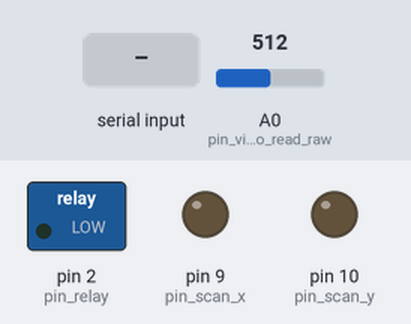
The sketch below on a simulated Arduino Uno, built with avr-gcc and run on an emulated ATmega328P. Parts: switched loads named in the sketch (green lamp = pin HIGH), output pins drawn as LEDs (lit = HIGH). Inputs (shaded band) come from the test bench; at power-on: A0 (pin_video_read_raw) = 512. Pins used as bus, display or sensor lines are not drawn; what the sketch prints to the serial monitor is not drawn.

Above: at 1.2 s.
1.3 s: "g" received over Serial
At 1.45 s:
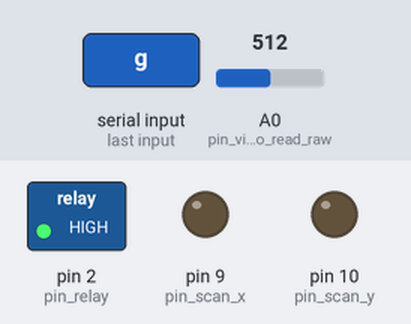
At 2.07 s:
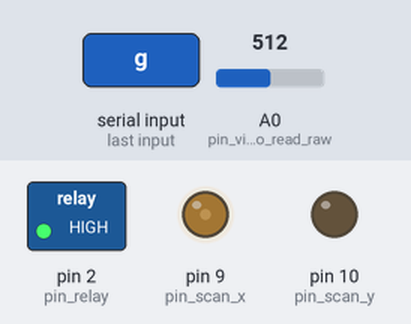
4.3 s: A0 (pin_video_read_raw) set to 105
At 5.46 s:
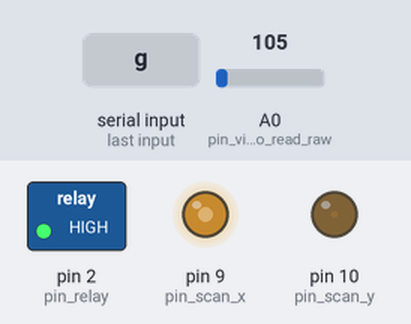
7.3 s: A0 (pin_video_read_raw) set to 89
10.3 s: A0 (pin_video_read_raw) set to 11
13.3 s: A0 (pin_video_read_raw) set to 8
Timing chart, 0 to 17.3 s (numbered marks = the images above; inputs shaded):
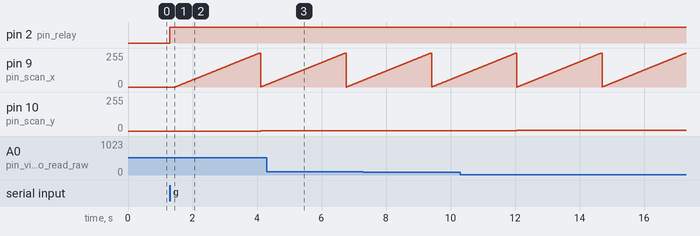

The sketch:

first_scan_capture_ard.ino
```cpp
//#[ first_scan_capture_ard.ino ] kwp, 2012-10-21-0825

#define SQUARE_ARRAY_SIDE 256

#define CSV_BOARD_ID     id_woof

//##############################################################
/*
A quick program to to XY scan the SEM, take data, and
output it to the serial line to the computer.
 */

//------------------------------
// Pin assignments

// analog inputs
int     pin_video_read_raw              = A0; // console processed video
int     pin_se_preamp_read_raw          = A1; // Secondary Electron preamp
int     pin_beam_mon_read_raw           = A2; // Beam Monitor preamp
void    setup_analog_inputs( void );
void    setup_analog_inputs( void )
{
    pinMode( pin_video_read_raw,     INPUT );  // Might be importaint %TODO%
    pinMode( pin_se_preamp_read_raw, INPUT );  // Might be importaint %TODO%
    pinMode( pin_beam_mon_read_raw,  INPUT );  // Might be importaint %TODO%
}

// scan control outputs
int     pin_scan_x                      =  9; // Sets out x position pin
int     pin_scan_y                      = 10; // This sets up out y position pin
void    setup_scan_outputs( void );
void    setup_scan_outputs( void )
{
    pinMode( pin_scan_x, OUTPUT);       // declare the xPin as an PWM OUTPUT
    pinMode( pin_scan_y, OUTPUT);       // declare the yPin as an PWM OUTPUT:
}

// blanking signal out
      int pin_blanking                  = 1;
const int pin_blanking_set_on_const     = LOW;
const int pin_blanking_set_off_const    = HIGH;
void      setup_blanking_outputs( void );
void      sig_blanking_set_on(    void );
void      sig_blanking_set_off(   void );

// relay signal out
      int pin_relay                     = 2;
const int pin_relay_set_on_const     = HIGH;
const int pin_relay_set_off_const    = LOW;
void      setup_relay_outputs( void );
void      sig_relay_set_on(    void );
void      sig_relay_set_off(   void );

//------------------------------
// Variables

volatile int video_raw           =   0; // Initializing our sensor value variable

//------------------------------
// AWG -- Arbitrary Waveform Generation, for now, rotation
//        scan_x_set( awg_x[ x ] );j
#define        SIZE_AWG         SQUARE_ARRAY_SIDE
int     awg_x[ SIZE_AWG ];
int     awg_y[ SIZE_AWG ];
void setup_awg_default( void );
void setup_awg_default( void )
{
    for( int i=0 ; i<SIZE_AWG ; i++ )
        { // setup a default of data equals index
        awg_x[ i ] = i;
        awg_y[ i ] = i;
        }
}
void awg_calculate( int raster_y, float theta );
void awg_calculate( int raster_y, float theta ) //TODO:kwp: make work
{
    for( int i=0 ; i<SIZE_AWG ; i++ )
        { // setup a DUMMY of data equals index
        awg_x[ i ] = i;
        awg_y[ i ] = i;
        }
}
const float   theta_zero = 0.0;
//------------------------------

// scan control
//volatile int scan_x_start        =        0; // PWM x initial value
//volatile int scan_y_start        =        0; // PWM y initial value
//volatile int scan_x_stop         = SQUARE_ARRAY_SIDE; // PWM x final value
//volatile int scan_y_stop         = SQUARE_ARRAY_SIDE; // PWM y final value
//volatile int scan_x_step         =        1; // x step size
//volatile int scan_y_step         =        1; // y step size
//
volatile int settle_relay_ms     = 100; // This allows us to delay out program from running
volatile int settle_x_ms         =  10; // This is the settle time after each xy pos. change
volatile int settle_y_ms         =  10; // This is the settle time after each xy pos. change
volatile int settle_retrace_x_ms =  20; // retrace settle time x
volatile int settle_retrace_y_ms =  20; // retrace settle time y

//##############################################################

unsigned long   g_since_boot_seconds        = 0;
float           g_since_boot_sec_float      = 0.0;
float           g_since_boot_sec_frac       = 0.0;
char          * g_since_boot_sec_hexfrac_sz = "00";

void do_calc_seconds_hexfrac_globals();
void do_calc_seconds_hexfrac_globals()   //TODO:kwp: make this work
{
g_since_boot_seconds        = 0;
g_since_boot_sec_float      = 0.0;
g_since_boot_sec_frac       = 0.0;
g_since_boot_sec_hexfrac_sz = "00";
}
//==============================================================

void do_print_csv_front( char * board_id_sz, char * rec_format_sz, int finish_record );
void do_print_csv_front( char * board_id_sz, char * rec_format_sz, int finish_record )
{
    do_calc_seconds_hexfrac_globals();

    Serial.print( g_since_boot_seconds );
    Serial.print(", ");
    Serial.print( g_since_boot_sec_hexfrac_sz );
    Serial.print(",, " );
    Serial.print( board_id_sz );
    Serial.print(",, " );
    Serial.print( rec_format_sz );
	Serial.print(",, " );
    if( finish_record )
        {
        Serial.print( "\r\n");
        }
}
//##############################################################
//
// int pin_video_read_raw              = A0; // console processed video
// int pin_se_preamp_read_raw          = A1; // Secondary Electron preamp
// int pin_beam_mon_read_raw           = A2; // Beam Monitor preamp
//
//--------------------------------------------------------------

int video_read_raw( void )
{
    return analogRead( pin_video_read_raw ); // Arduino
}
//--------------------------------------------------------------

int se_preamp_read_raw( void )
{
    return analogRead( pin_se_preamp_read_raw ); // Arduino
}
//--------------------------------------------------------------

int beam_mon_read_raw( void )
{
    return analogRead( pin_beam_mon_read_raw ); // Arduino
}
//##############################################################

void  sig_blanking_set_off( void )
{
	digitalWrite( pin_blanking , pin_blanking_set_off_const ); // Arduino
}
//------------------------------

void  sig_blanking_set_on(  void )
{
	digitalWrite( pin_blanking , pin_blanking_set_on_const ); // Arduino
}
//------------------------------

void  setup_blanking_outputs(   void )
{
	pinMode( pin_blanking, OUTPUT ); // Arduino
    sig_blanking_set_on();
}
//##############################################################

void  sig_relay_set_off( void )
{
	digitalWrite( pin_relay , pin_relay_set_off_const ); // Arduino
}
//------------------------------

void  sig_relay_set_on(  void )
{
	digitalWrite( pin_relay , pin_relay_set_on_const ); // Arduino
}
//------------------------------

void  setup_relay_outputs(   void )
{
	pinMode( pin_relay, OUTPUT ); // Arduino
    sig_relay_set_off();
}
//##############################################################
// scan_x_set( x ); //analogWrite(pin_scan_x, x); // Move the stage to x

void scan_x_set( int x )
{
	analogWrite( pin_scan_x, x ); // Arduino
}
//------------------------------
// scan_y_set( y ); //analogWrite(pin_scan_y, y); // Move the stage to y

void scan_y_set( int y)
{
	analogWrite( pin_scan_y, y ); // Arduino
}
//##############################################################
// delay_ms( settle_y_ms ); // delay(settle_y_ms);

void delay_ms( int ms )
{
	delay( ms ); // Arduino
}
//##############################################################

void setup_USB_serial( int bps );
void setup_USB_serial( int bps )
{
    Serial.begin( bps );
}
//##############################################################
//##############################################################

void do_raster_scan_x( int raster_y )
{
    sig_blanking_set_off();

    for( int raster_x = 0 ; raster_x < SQUARE_ARRAY_SIDE ; raster_x++ )
        { // Inner loop (x)
#if 1
        scan_x_set( awg_x[ raster_x ] );
        scan_y_set( awg_y[ raster_y ] );
#else
        scan_x_set( raster_x );
        scan_y_set( raster_y );
#endif

        delay_ms( settle_x_ms );

        // get data and add to horiz. scan record
        video_raw = video_read_raw();
        Serial.print(", ");
        Serial.print( video_raw );
        }

    sig_blanking_set_on();
}
//==============================================================

void do_raster_scan_xy( float theta )
{

    // This puts usinto the correct position, and settles before beginig our loop
//    scan_x_set( scan_x_start );
//    scan_y_set( scan_y_start );

    delay_ms( max( settle_retrace_x_ms, settle_retrace_y_ms ) );

#if 0
    do_calc_seconds_hexfrac_globals();
    Serial.print( g_since_boot_seconds );
    Serial.print(", ");
    Serial.print( g_since_boot_sec_hexfrac_sz );
    Serial.print(", Board_ID, Rec_Null, \r\n");
#endif


    for( int raster_y = 0 ; raster_y < SQUARE_ARRAY_SIDE ; raster_y++ )
        {  // Outer loop (y)
     // awg_calculate( int raster_y, float theta );
        awg_calculate(     raster_y, theta );

        // output front of the horizontal scan line CSV record
        do_print_csv_front( "CSV_BOARD_ID", "temp_rec_formt", 0 );
        Serial.print( raster_y );
        Serial.print(", ##");

        do_raster_scan_x( raster_y );

        // output end of the horizontal scan line CSV record
        Serial.print("\r\n");

//        scan_x_set( scan_x_start );             // analogWrite(pin_scan_x, scan_x_start);
        delay_ms( settle_retrace_x_ms );        // delay(settle_retrace_x_ms);
        }
}
//##############################################################
//##############################################################

void    do_it( float theta )
{
    sig_relay_set_on();

    delay_ms( settle_relay_ms );

    do_print_csv_front( "CSV_BOARD_ID", "Rec_Null-x", 1 );
    do_print_csv_front( "CSV_BOARD_ID", "Rec_Null-x", 1 );
    do_print_csv_front( "CSV_BOARD_ID", "Rec_Null-x", 1 );

    do_print_csv_front( "CSV_BOARD_ID", "Rec_Scan_Start",    1 );
    do_raster_scan_xy( theta );
    do_print_csv_front( "CSV_BOARD_ID", "Rec_Scan_Complete", 1 );

    do_print_csv_front( "CSV_BOARD_ID", "Rec_Null-x", 1 );
    do_print_csv_front( "CSV_BOARD_ID", "Rec_Null-x", 1 );
    do_print_csv_front( "CSV_BOARD_ID", "Rec_Null-x", 1 );

    sig_relay_set_off();
}
//##############################################################
//##############################################################

void our_setup() //TODO: move out of Arduino .ino file
{// This is treated as our main() function for now

    setup_USB_serial( 28800 );
    setup_scan_outputs();
    setup_analog_inputs();

    setup_blanking_outputs();
    setup_awg_default();

    setup_relay_outputs();

//    do_it( theta_zero );
}
//##############################################################

void our_loop() //TODO: move out of Arduino .ino file
{
// When the data is collected, stop everything.
// Press reset on the computer if you want to run again.
int char_in;

      // send data only when you receive data:
      if (Serial.available() > 0)
          {
          // read the incoming byte:
          char_in = Serial.read();

          switch( char_in )
              {
              case 'g':
                  do_it( theta_zero );
                  break ;

              default:
                  Serial.print("unexpected: ");
                  Serial.println(char_in, DEC);
              }
          }

}

//##############################################################
//##############################################################
//##############################################################

void setup() // Arduino MANDATED name function
{
    our_setup();
}
//--------------------------------------------------------------

void loop() // Arduino MANDATED name function
{
    our_loop();
}

//##############################################################
//######################## End of File #########################
```

Measured:
- after the input at 1.3 s, pin 2 (pin_relay): LOW → HIGH at once; pin 10 (pin_scan_y): 0/255 → 1/255 after 2.8 s
